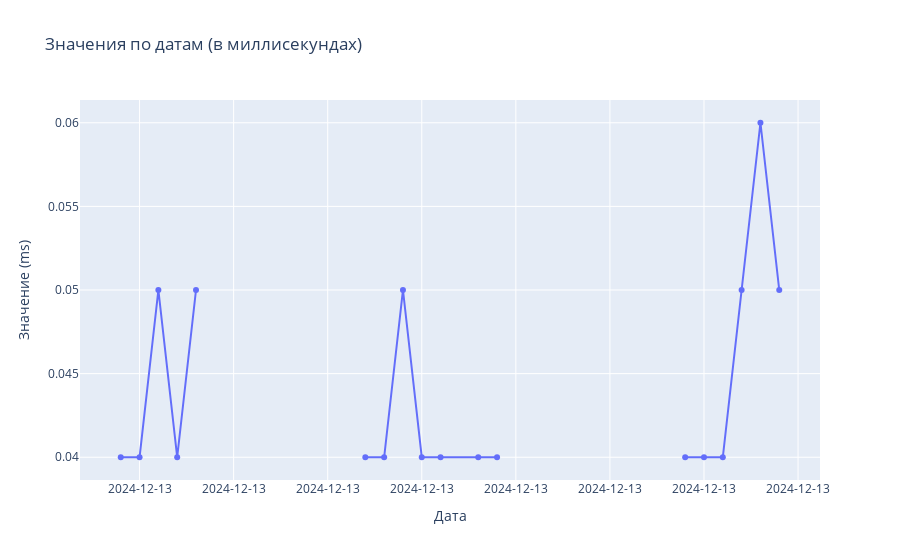

Notebook code cell kept with this figure:
### Code cell
# Создаем график
fig = go.Figure()

# Добавляем данные
fig.add_trace(go.Scatter(x=conn_data.timestamp, y=conn_data.response_time_ms, mode='lines+markers', name='Значения в ms'))

# Настройки осей
fig.update_layout(
    title='Значения по датам (в миллисекундах)',
    xaxis_title='Дата',
    yaxis_title='Значение (ms)',
    xaxis=dict(
        tickformat='%Y-%m-%d',  # Формат отображения даты
        showgrid=True
    ),
    yaxis=dict(
        showgrid=True
    )
)

# Отображение графика
fig.show()

### Figure 1 — Plotly figure (JSON) as saved in the notebook; plotly's stock layout.template omitted (floating-point values rounded to 4 significant figures)
{"data": [{"mode": "lines+markers", "name": "Значения в ms", "type": "scatter", "x": ["2024-12-13 13:32:19", "2024-12-13 13:32:20", "2024-12-13 13:32:21", "2024-12-13 13:32:22", "2024-12-13 13:32:23", "2024-12-13 13:32:28", "2024-12-13 13:32:29", "2024-12-13 13:32:30", "2024-12-13 13:32:31", "2024-12-13 13:32:32", "2024-12-13 13:32:33", "2024-12-13 13:32:34", "2024-12-13 13:32:35", "2024-12-13 13:32:36", "2024-12-13 13:32:38", "2024-12-13 13:32:39", "2024-12-13 13:32:44", "2024-12-13 13:32:45", "2024-12-13 13:32:46", "2024-12-13 13:32:47", "2024-12-13 13:32:48", "2024-12-13 13:32:49", "2024-12-13 13:32:50", "2024-12-13 13:32:51", "2024-12-13 13:32:52", "2024-12-13 13:32:53", "2024-12-13 13:32:54"], "y": [0.04, 0.04, 0.05, 0.04, 0.05, null, null, null, null, 0.04, 0.04, 0.05, 0.04, 0.04, 0.04, 0.04, null, null, null, null, null, 0.04, 0.04, 0.04, 0.05, 0.06, 0.05]}], "layout": {"title": {"text": "Значения по датам (в миллисекундах)"}, "xaxis": {"showgrid": true, "tickformat": "%Y-%m-%d", "title": {"text": "Дата"}}, "yaxis": {"showgrid": true, "title": {"text": "Значение (ms)"}}}}
